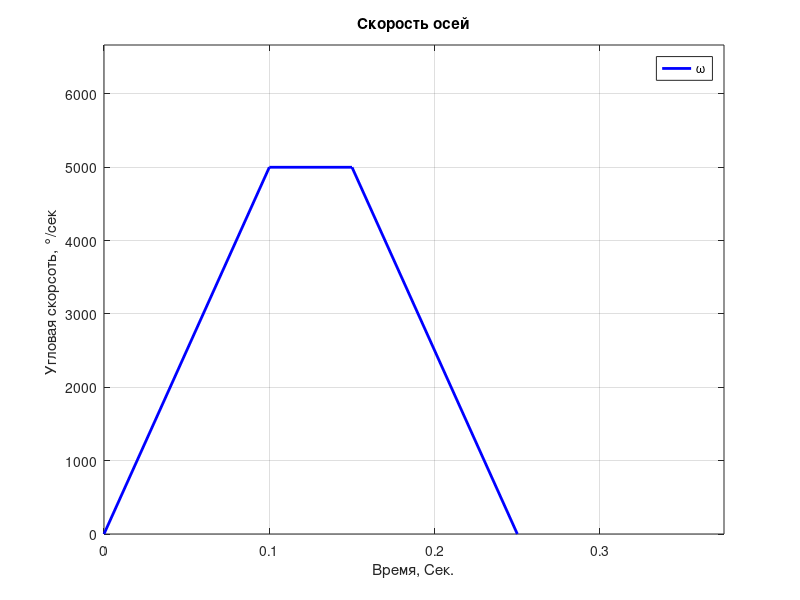
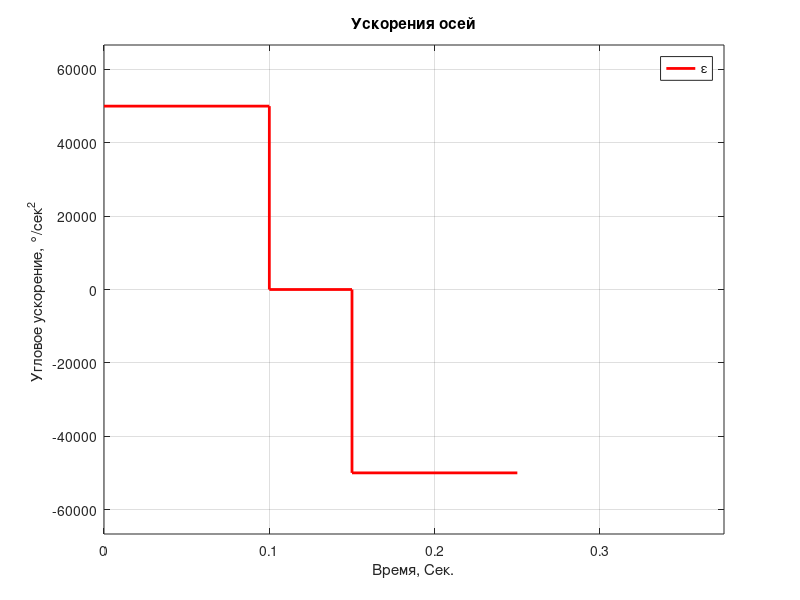

Source code (MATLAB) for these figures, in order:
clc
clear all
close all

t0 = 0; W0 = 0;
W_max = 5000 % Максимальная скорость оси
t_max = 0.25; % Максимальное время процесса
t1 = 2*t_max/5;
t2 = 3*t_max/5;
E_max = (W_max - W0)/(t1-t0) % Максимальное ускорение оси

t = [t0   t1  t2  t_max ];
W = [W0  W_max  W_max  W0 ]; 
E = [E_max E_max 0 0 -E_max -E_max];
t_e = [t0   t1 t1  t2 t2 t_max ];

S = (t_max+(t_max/3))*W_max/2 %пройденный путь в градусах, по тз = 720

%---------------График скоростей---------------------
figure;
plot(t, W, 'LineWidth',2, 'color', 'blue')
xlim([0 t_max*1.5]);
ylim([0 W_max+W_max/3]);
title('Скорость осей');
grid on;
xlabel('Время, Сек.') ;
ylabel('Угловая скорсоть, °/сек ');
legend({'ω','Second curve'},'Location','northeast')
%----------------------------------------------------
%---------------График ускорений---------------------
figure;
plot(t_e, E, 'LineWidth',2, 'color', 'red')
xlim([0 t_max*1.5]);
ylim([-(E_max+E_max/3) E_max+E_max/3]);
title('Ускорения осей');
grid on;
xlabel('Время, Сек.') ;
ylabel('Угловое ускорение, °/сек^2 ');
legend({'ε','Second curve'},'Location','northeast')
%----------------------------------------------------

